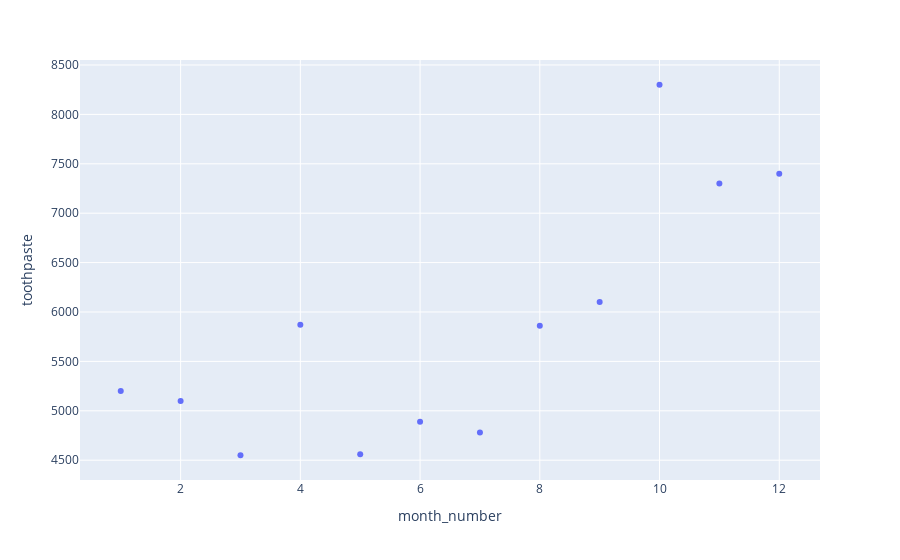

The cell this chart's notebook holds for it:
### Code cell
fig = px.scatter(df, x='month_number', y='toothpaste')
fig.update_traces(patch={"line": {"width": 3}})
fig.show()

### Figure 1 — Plotly figure (JSON) as saved in the notebook; plotly's stock layout.template omitted (floating-point values rounded to 4 significant figures)
{"data": [{"hovertemplate": "month_number=%{x}<br>toothpaste=%{y}<extra></extra>", "legendgroup": "", "line": {"width": 3}, "marker": {"color": "#636efa", "symbol": "circle"}, "mode": "markers", "name": "", "orientation": "v", "showlegend": false, "type": "scatter", "x": [1, 2, 3, 4, 5, 6, 7, 8, 9, 10, 11, 12], "xaxis": "x", "y": [5200, 5100, 4550, 5870, 4560, 4890, 4780, 5860, 6100, 8300, 7300, 7400], "yaxis": "y"}], "layout": {"legend": {"tracegroupgap": 0}, "margin": {"t": 60}, "xaxis": {"anchor": "y", "domain": [0, 1], "title": {"text": "month_number"}}, "yaxis": {"anchor": "x", "domain": [0, 1], "title": {"text": "toothpaste"}}}}
